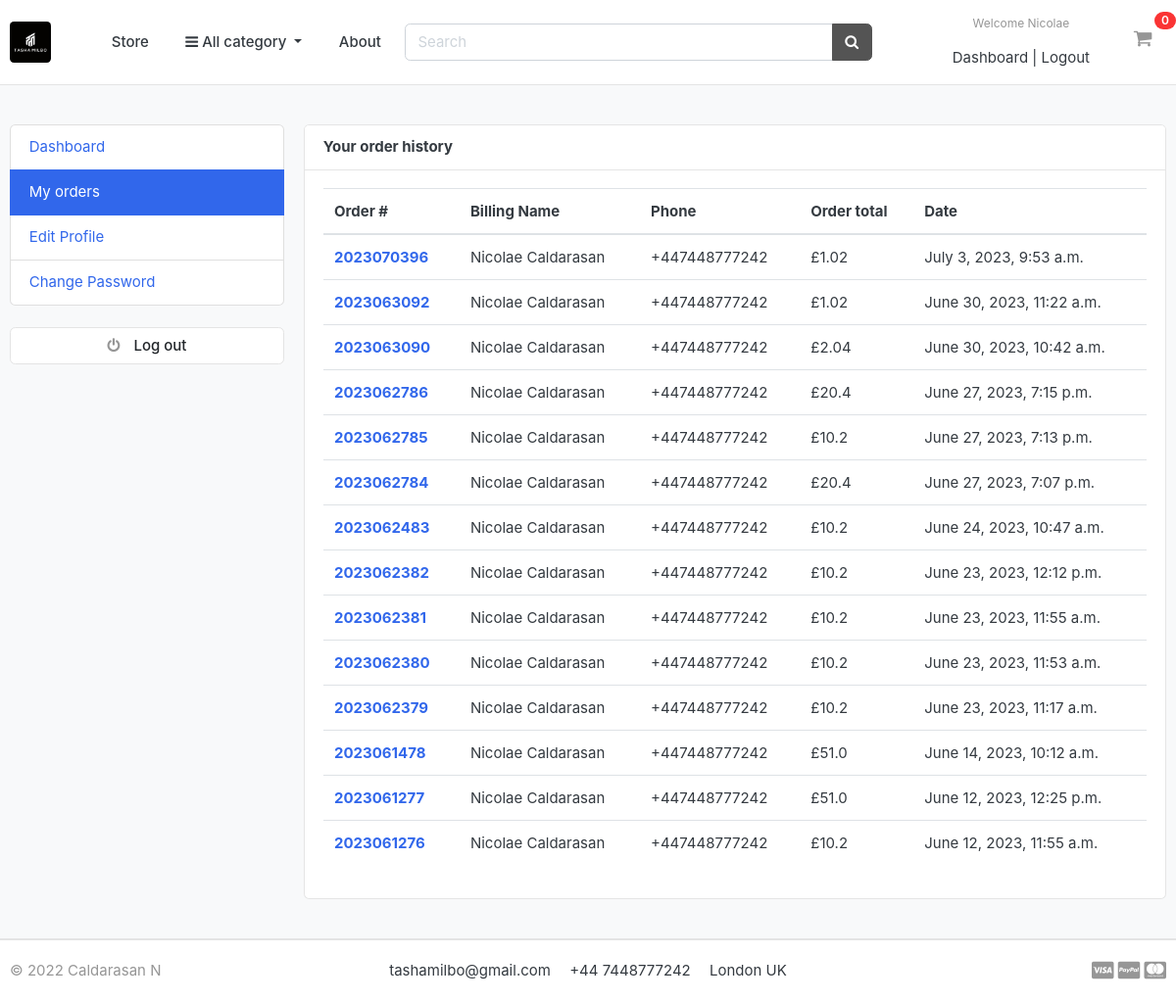
The page /accounts/my_orders/ (signed in) on the database its author committed.
### accounts/models.py (models this page shows, shortened)
class Account(AbstractBaseUser):
    first_name = models.CharField(max_length=50)
    last_name = models.CharField(max_length=50)
    username = models.CharField(max_length=50, unique=True)
    email = models.EmailField(max_length=100, unique=True)
    phone_number = models.CharField(max_length=50)
    date_joined = models.DateTimeField(auto_now_add=True)
    last_login = models.DateTimeField(auto_now_add=True)
    is_admin = models.BooleanField(default=False)
    is_staff = models.BooleanField(default=False)
    is_active = models.BooleanField(default=False)
    is_superadmin = models.BooleanField(default=False)
    USERNAME_FIELD = 'email'
    REQUIRED_FIELDS = ['username', 'first_name', 'last_name']
    objects = MyAccountManager()

### orders/models.py (models this page shows, shortened)
class Order(models.Model):
    STATUS = (
        ('New', 'New'),
        ('Accepted', 'Accepted'),
        ('Completed', 'Completed'),
        ('Cancelled', 'Cancelled'),
    )
    user = models.ForeignKey(Account, on_delete=models.SET_NULL, null=True)
    payment = models.ForeignKey(Payment, on_delete=models.SET_NULL, blank=True, null=True)
    order_number = models.CharField(max_length=20)
    first_name = models.CharField(max_length=50)
    last_name = models.CharField(max_length=50)
    phone = models.CharField(max_length=15)
    email = models.EmailField(max_length=50)
    address_line_1 = models.CharField(max_length=50)
    address_line_2 = models.CharField(max_length=50, blank=True)
    country = models.CharField(max_length=50)
    city = models.CharField(max_length=50)
    order_note = models.CharField(max_length=100, blank=True)
    order_total = models.FloatField()
    tax = models.FloatField()
    status = models.CharField(max_length=10, choices=STATUS, default='New')
    ip = models.CharField(blank=True, max_length=20)
    is_ordered = models.BooleanField(default=False)
    created_at = models.DateTimeField(auto_now_add=True)
    updated_at = models.DateTimeField(auto_now=True)
    def full_name(self):
        return f'{self.first_name} {self.last_name}'

### accounts/views.py (the view)
# urls.py: path('my_orders/', views.my_orders, name='my_orders'),
@login_required(login_url='login')
def my_orders(request):
    orders = Order.objects.filter(user=request.user, is_ordered=True).order_by('-created_at')
    context = {
        'orders': orders,
    }
    return render(request, 'accounts/my_orders.html', context)

### carts/context_processors.py (called while the page is built)
def counter(request):
    cart_count = 0
    if 'admin' in request.path:
        return {}
    else:
        try:
            cart = Cart.objects.filter(cart_id=_cart_id(request))
            if request.user.is_authenticated:
                cart_items = CartItem.objects.all().filter(user=request.user)
            else:
                cart_items = CartItem.objects.all().filter(cart=cart[:1])
            for cart_item in cart_items:
                cart_count += cart_item.quantity
        except Cart.DoesNotExist:
            cart_count = 0
    return dict(cart_count=cart_count)

### carts/views.py (called while the page is built)
def _cart_id(request):
    cart = request.session.session_key
    if not cart:
        cart = request.session.create()
    return cart

### category/context_processors.py (called while the page is built)
def menu_links(request):
    links = Category.objects.all()
    return dict(links=links)

### category/models.py (called while the page is built)
    def get_url(self):
        return reverse('products_by_category', args=[self.slug])

### templates/accounts/my_orders.html (shortened to what this page needs)
{% extends 'base.html' %}
{% block content %}
<section class="section-conten padding-y bg">
    <div class="container">
        <div class="row">
        {% include 'includes/dashboard_sidebar.html' %}
        <main class="col-md-9">
            <article class="card">
            <header class="card-header">
                <strong class="d-inline-block mr-3">Your order history</strong>
            </header>
            <div class="card-body">
                <div class="row">
                    <div class="col-md-12">
                        <table class="table table-hover">
                            <thead>
                              <tr>
                                <th scope="col">Order #</th>
                                <th scope="col">Billing Name</th>
                                <th scope="col">Phone</th>
                                <th scope="col">Order total</th>
                                <th scope="col">Date</th>
                              </tr>
                            </thead>
                            <tbody>
                                {% for order in orders %}
                                    <tr>
                                        <th scope="row"> <a href="{% url 'order_detail' order.order_number %}"> {{order.order_number}} </a></th>
                                        <td>{{order.full_name}}</td>
                                        <td>{{order.phone}}</td>
                                        <td>£{{order.order_total}}</td>
                                        <td>{{order.created_at}}</td>
                                    </tr>
                                {% endfor %}
                            </tbody>
                          </table>
                    </div>
                </div>
            </div>
            </article>
        </main>
    </div>
    </div>
    </section>
{% endblock %}

### templates/includes/navbar.html (shortened to what this page needs)
{% load static %}
<header class="section-header">
    <section class="header-main border-bottom">
        <div class="container">
    <div class="row align-items-center">
        <div class="col-lg-1 col-md-3 col-6">
            <a href="{% url 'home' %}" class="brand-wrap">
                <img class="logo" src="{% static './images/logo.ico' %}">
            </a>
        </div>
        <a href="{% url 'store' %}" class="btn btn-transparent">Store</a>
        <div class="col-lg col-sm col-md col-6 flex-grow-0">
            <div class="category-wrap dropdown d-inline-block float-right">
                <button type="button" class="btn btn-transparent dropdown-toggle" data-toggle="dropdown">
                    <i class="fa fa-bars"></i> All category
                </button>
            </div>
        </div>
        <a href="{% url 'about' %}" class="btn btn-transparent">About</a>
        <div class="col-lg col-md-6 col-sm-12 col">
            <form action="{% url 'search' %}" class="search" method="GET">
                <div class="input-group w-100">
                    <input type="text" class="form-control" style="width:60%;" placeholder="Search" name="keyword">
                    <div class="input-group-append">
                      <button class="btn btn-secondary" type="submit">
                        <i class="fa fa-search"></i>
                      </button>
                    </div>
                </div>
            </form>
        </div>
        <div class="col-lg-3 col-sm-6 col-8 order-2 order-lg-3">
                    <div class="d-flex justify-content-end mb-3 mb-lg-0">
                        {% if user.id is None %}
                            <div class="widget-header">
                                <small class="title text-muted">Welcome guest!</small>
                                <div>
                                    <a href="{% url 'login' %}">Sign in</a> <span class="dark-transp"> | </span>
                                    <a href="{% url 'register' %}"> Register</a>
                                </div>
                            </div>
                        {% else %}
                        <div class="widget-header">
                            <small class="title text-muted">Welcome {{user.first_name}}</small>
                            <div>
                                <a href="{% url 'dashboard' %}">Dashboard</a> <span class="dark-transp"> | </span>
                                <a href="{% url 'logout' %}"> Logout</a>
                            </div>
                        </div>
                        {% endif %}
                        <a href="{% url 'cart' %}" class="widget-header pl-3 ml-3">
                            <div class="icon icon-sm"><i class="fa fa-shopping-cart"></i></div>
                            <span class="badge badge-pill badge-danger notify"> {{cart_count}} </span>
                        </a>
                    </div>
                </div>
    </div>
        </div>
    </section>
    </header>

### static/css/ui.css (style rules this page uses)
html { font-family: "Inter", sans-serif; font-size: 15px; }
.icon-xs, .icon-sm, .icon-md, .icon-lg { display: inline-block; text-align: center; flex-shrink: 0; flex-grow: 0; }
.icon-sm { width: 48px; height: 48px; line-height: 48px !important; font-size: 20px; }
.padding-y { padding-top: 40px; padding-bottom: 40px; }
article:after, .form-group:after { display: block; clear: both; content: ""; }
.bg { background-color: #f8f9fa; }
.header-main { position: relative; padding-top: 1rem; padding-bottom: 1rem; }
.brand-wrap .logo, .navbar-brand .logo { margin-right: 7px; max-height: 42px; display: inline-block; }
.widget-header { display: inline-block; vertical-align: middle; position: relative; }
.widget-header a { color: #343a40; }
.widget-header i { color: #969696; }
.widget-header .title { display: block; }
.widget-header .notify { position: absolute; top: -3px; right: -10px; }
.notify { position: absolute; top: -4px; right: -10px; display: inline-block; padding: 0.25em 0.6em; font-size: 12px; line-height: 1; text-align: center; border-radius: 3rem; color: #fff; background-color: #fa3434; }

### static/css/styles.css (style rules this page uses)
.logo { border-radius: 10%; }
img { display: block; }
.title { text-align: center; margin-bottom: 1rem; }

### rows shown on the page
Account: first_name "Nicolae"
Order: order_number "2023070396", full_name "Nicolae Caldarasan", phone "+447448777242", order_total "1.02", created_at "July 3, 2023, 9:53 a.m."
Order: order_number "2023063092", full_name "Nicolae Caldarasan", phone "+447448777242", order_total "1.02", created_at "June 30, 2023, 11:22 a.m."
Order: order_number "2023063090", full_name "Nicolae Caldarasan", phone "+447448777242", order_total "2.04", created_at "June 30, 2023, 10:42 a.m."
Order: order_number "2023062786", full_name "Nicolae Caldarasan", phone "+447448777242", order_total "20.4", created_at "June 27, 2023, 7:15 p.m."
Order: order_number "2023062785", full_name "Nicolae Caldarasan", phone "+447448777242", order_total "10.2", created_at "June 27, 2023, 7:13 p.m."
Order: order_number "2023062784", full_name "Nicolae Caldarasan", phone "+447448777242", order_total "20.4", created_at "June 27, 2023, 7:07 p.m."
Order: order_number "2023062483", full_name "Nicolae Caldarasan", phone "+447448777242", order_total "10.2", created_at "June 24, 2023, 10:47 a.m."
Order: order_number "2023062382", full_name "Nicolae Caldarasan", phone "+447448777242", order_total "10.2", created_at "June 23, 2023, 12:12 p.m."
Order: order_number "2023062381", full_name "Nicolae Caldarasan", phone "+447448777242", order_total "10.2", created_at "June 23, 2023, 11:55 a.m."
Order: order_number "2023062380", full_name "Nicolae Caldarasan", phone "+447448777242", order_total "10.2", created_at "June 23, 2023, 11:53 a.m."
Order: order_number "2023062379", full_name "Nicolae Caldarasan", phone "+447448777242", order_total "10.2", created_at "June 23, 2023, 11:17 a.m."
Order: order_number "2023061478", full_name "Nicolae Caldarasan", phone "+447448777242", order_total "51.0", created_at "June 14, 2023, 10:12 a.m."
Order: order_number "2023061277", full_name "Nicolae Caldarasan", phone "+447448777242", order_total "51.0", created_at "June 12, 2023, 12:25 p.m."
Order: order_number "2023061276", full_name "Nicolae Caldarasan", phone "+447448777242", order_total "10.2", created_at "June 12, 2023, 11:55 a.m."

### other values the page prints
{{ cart_count }} "0"
